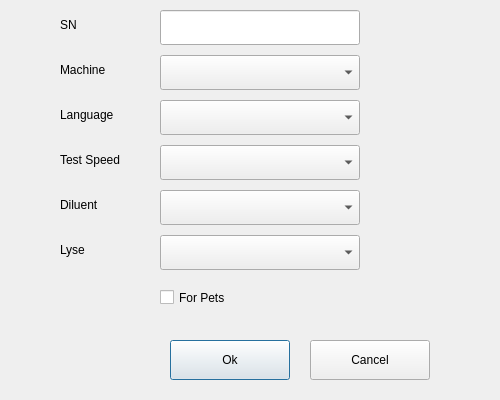
<?xml version="1.0" encoding="UTF-8"?>
<ui version="4.0">
 <class>MachineSetupDialog</class>
 <widget class="QDialog" name="MachineSetupDialog">
  <property name="geometry">
   <rect>
    <x>0</x>
    <y>0</y>
    <width>500</width>
    <height>400</height>
   </rect>
  </property>
  <property name="windowTitle">
   <string>MachineSetupDialog</string>
  </property>
  <widget class="QPushButton" name="pbOk">
   <property name="geometry">
    <rect>
     <x>170</x>
     <y>340</y>
     <width>120</width>
     <height>40</height>
    </rect>
   </property>
   <property name="text">
    <string>Ok</string>
   </property>
  </widget>
  <widget class="QPushButton" name="pbCancel">
   <property name="geometry">
    <rect>
     <x>310</x>
     <y>340</y>
     <width>120</width>
     <height>40</height>
    </rect>
   </property>
   <property name="text">
    <string>Cancel</string>
   </property>
  </widget>
  <widget class="QLabel" name="lbSn">
   <property name="geometry">
    <rect>
     <x>60</x>
     <y>10</y>
     <width>80</width>
     <height>30</height>
    </rect>
   </property>
   <property name="text">
    <string>SN</string>
   </property>
  </widget>
  <widget class="QLabel" name="lbMachine">
   <property name="geometry">
    <rect>
     <x>60</x>
     <y>55</y>
     <width>80</width>
     <height>30</height>
    </rect>
   </property>
   <property name="text">
    <string>Machine</string>
   </property>
  </widget>
  <widget class="DigitLineEdit" name="leSn">
   <property name="geometry">
    <rect>
     <x>160</x>
     <y>10</y>
     <width>200</width>
     <height>35</height>
    </rect>
   </property>
  </widget>
  <widget class="QComboBox" name="cbMachine">
   <property name="geometry">
    <rect>
     <x>160</x>
     <y>55</y>
     <width>200</width>
     <height>35</height>
    </rect>
   </property>
  </widget>
  <widget class="QLabel" name="lbLanguage">
   <property name="geometry">
    <rect>
     <x>60</x>
     <y>100</y>
     <width>80</width>
     <height>30</height>
    </rect>
   </property>
   <property name="text">
    <string>Language</string>
   </property>
  </widget>
  <widget class="QComboBox" name="cbLanguage">
   <property name="geometry">
    <rect>
     <x>160</x>
     <y>100</y>
     <width>200</width>
     <height>35</height>
    </rect>
   </property>
  </widget>
  <widget class="QCheckBox" name="cbForPets">
   <property name="geometry">
    <rect>
     <x>160</x>
     <y>280</y>
     <width>200</width>
     <height>35</height>
    </rect>
   </property>
   <property name="text">
    <string>For Pets</string>
   </property>
  </widget>
  <widget class="QLabel" name="lbTestSpeed">
   <property name="geometry">
    <rect>
     <x>60</x>
     <y>145</y>
     <width>80</width>
     <height>30</height>
    </rect>
   </property>
   <property name="text">
    <string>Test Speed</string>
   </property>
  </widget>
  <widget class="QComboBox" name="cbTestSpeed">
   <property name="geometry">
    <rect>
     <x>160</x>
     <y>145</y>
     <width>200</width>
     <height>35</height>
    </rect>
   </property>
  </widget>
  <widget class="QComboBox" name="cbDiluent">
   <property name="geometry">
    <rect>
     <x>160</x>
     <y>190</y>
     <width>200</width>
     <height>35</height>
    </rect>
   </property>
  </widget>
  <widget class="QLabel" name="lbDiluent">
   <property name="geometry">
    <rect>
     <x>60</x>
     <y>190</y>
     <width>80</width>
     <height>30</height>
    </rect>
   </property>
   <property name="text">
    <string>Diluent</string>
   </property>
  </widget>
  <widget class="QComboBox" name="cbLyse">
   <property name="geometry">
    <rect>
     <x>160</x>
     <y>235</y>
     <width>200</width>
     <height>35</height>
    </rect>
   </property>
  </widget>
  <widget class="QLabel" name="lbLyse">
   <property name="geometry">
    <rect>
     <x>60</x>
     <y>235</y>
     <width>80</width>
     <height>30</height>
    </rect>
   </property>
   <property name="text">
    <string>Lyse</string>
   </property>
  </widget>
 </widget>
 <layoutdefault spacing="6" margin="11"/>
 <customwidgets>
  <customwidget>
   <class>LineEdit</class>
   <extends>QLineEdit</extends>
   <header>lineedit.h</header>
  </customwidget>
  <customwidget>
   <class>DigitLineEdit</class>
   <extends>LineEdit</extends>
   <header>digitlineedit.h</header>
  </customwidget>
 </customwidgets>
 <resources/>
 <connections/>
</ui>
